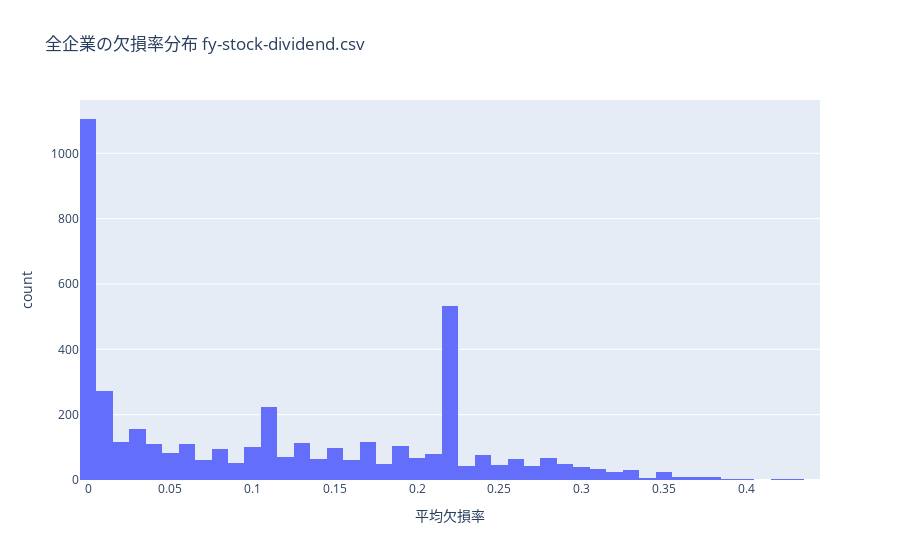

Write notebook code for a chart like this one.
### Code cell
# ファイルごとに分析する
target_file = files[0]
# ヒストグラム表示
fig = px.histogram(
    missing_score[target_file],  # 最初のファイルのデータを使用
    x="平均欠損率",
    nbins=50,
    title="全企業の欠損率分布 "+filename,
    labels={"平均欠損率": "平均欠損率"}
)
fig.show()
# 該当レンジの企業を抽出
peak_rate = 0.22  # ヒストグラムで突出している欠損率
tolerance = 0.005
peak_group = missing_score[target_file][
    (missing_score[target_file]["平均欠損率"] > peak_rate - tolerance) &
    (missing_score[target_file]["平均欠損率"] < peak_rate + tolerance)
]
pd.set_option('display.max_rows', None)
display(peak_group.sort_values(by="平均欠損率", ascending=False))

### Figure 1 — Plotly figure (JSON) as saved in the notebook; plotly's stock layout.template omitted (floating-point values rounded to 4 significant figures; data arrays with more than 128 entries replaced by an {"elided": "..."} marker saying what was removed)
{"data": [{"bingroup": "x", "hovertemplate": "平均欠損率=%{x}<br>count=%{y}<extra></extra>", "legendgroup": "", "marker": {"color": "#636efa", "pattern": {"shape": ""}}, "name": "", "nbinsx": 50, "orientation": "v", "showlegend": false, "type": "histogram", "x": {"elided": "4432 float values"}, "xaxis": "x", "yaxis": "y"}], "layout": {"barmode": "relative", "legend": {"tracegroupgap": 0}, "title": {"text": "全企業の欠損率分布 fy-stock-dividend.csv"}, "xaxis": {"anchor": "y", "domain": [0, 1], "title": {"text": "平均欠損率"}}, "yaxis": {"anchor": "x", "domain": [0, 1], "title": {"text": "count"}}}}
